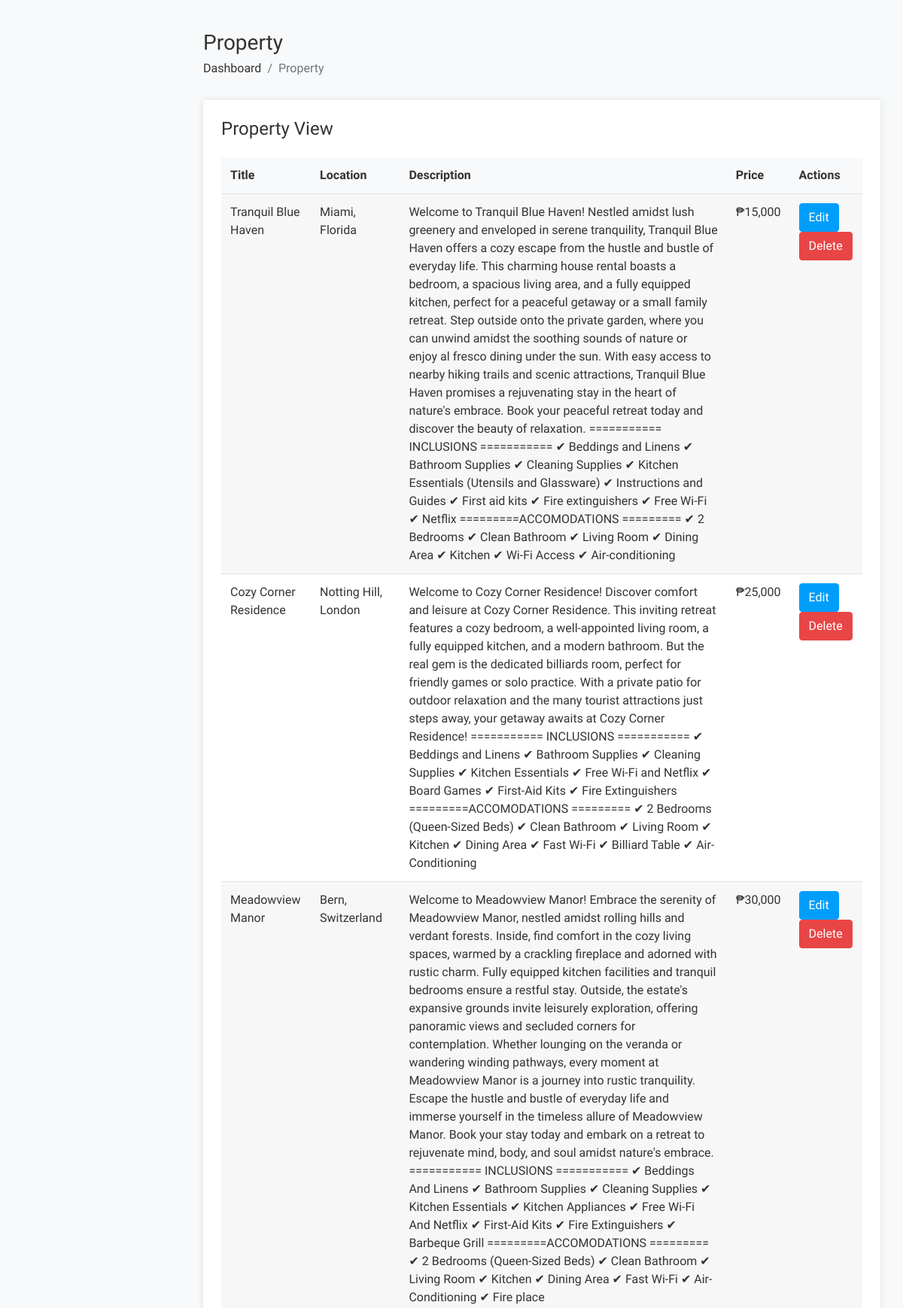
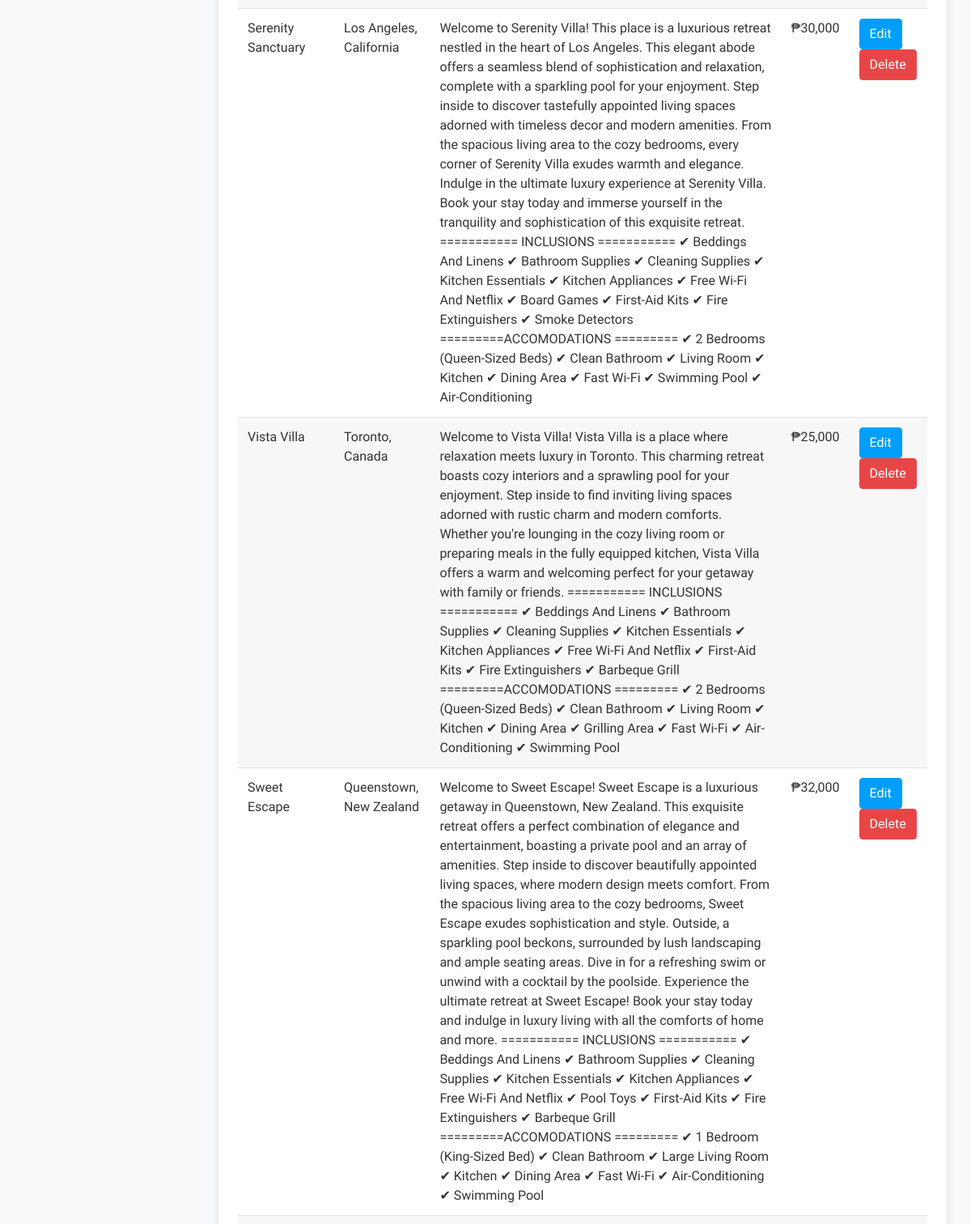
Page /admin/admin_property_view.php (upper part) on the committed database (2 pictures, top to bottom).
### tables this page shows
CREATE TABLE `property` (
  `pid` int(2) NOT NULL,
  `title` varchar(255) NOT NULL,
  `location` varchar(255) NOT NULL,
  `description` longtext NOT NULL,
  `price` decimal(10,2) NOT NULL,
  `pimage1` varchar(255) NOT NULL,
  `pimage2` varchar(255) NOT NULL,
  `pimage3` varchar(255) NOT NULL,
  `pimage4` varchar(255) NOT NULL,
  `pimage5` varchar(255) NOT NULL,
  `is_booked` int(1) NOT NULL DEFAULT 0
);

### admin/admin_property_view.php (the view, shortened to what this page needs)
<?php
require("../db_conn.php");
?>
<!DOCTYPE html>
<html lang="en">
<head>
</head>
<?php require 'admin_header.php'; ?>
    <body>
            <div class="page-wrapper">
                <div class="content container-fluid">
					<div class="page-header">
						<div class="row">
							<div class="col">
								<h3 class="page-title">Property</h3>
								<ul class="breadcrumb">
									<li class="breadcrumb-item"><a href="admin_dashboard.php">Dashboard</a></li>
									<li class="breadcrumb-item active">Property</li>
								</ul>
							</div>
						</div>
					</div>
					<div class="row">
                            <div class="col-12">
                                <div class="card">
                                    <div class="card-body">
                                        <h4 class="header-title mt-0 mb-4">Property View</h4>
                                        <table id="datatable-buttons" class="table table-striped dt-responsive nowrap">
                                            <thead>
                                                <tr>
                                                    <th>Title</th>
                                                    <th>Location</th>
                                                    <th>Description</th>
                                                    <th>Price</th>
                                                    <th>Actions</th>
                                                </tr>
                                            </thead>
                                            <tbody>
												<?php
													$query=mysqli_query($conn,"select * from property");
													while($row=mysqli_fetch_row($query))
													{
												?>
                                                <tr>
                                                    <td><?php echo $row['1']; ?></td>
                                                    <td><?php echo $row['2']; ?></td>
                                                    <td><?php echo $row['3']; ?></td>
                                                    <td><?php echo '₱' . number_format($row['4']); ?></td>
													<td><a href="admin_property_edit.php?id=<?php echo $row['0'];?>"><button class="btn btn-info">Edit</button></a>
                                                    <a href="admin_property_delete.php?id=<?php echo $row['0'];?>"><button class="btn btn-danger">Delete</button></a></td>
                                                </tr>
                                               <?php
												}
												?>
                                            </tbody>
                                        </table>
                                    </div>
                                </div>
                            </div>
                        </div>
				</div>
			</div>
    </body>
</html>

### rows in the picture
property: title "Tranquil Blue Haven", location "Miami, Florida", description "Welcome to Tranquil Blue Haven! Nestled amidst lush greenery and enveloped in serene tranquility, Tranquil Blue Haven offers a cozy escape from the hustle and bustle of everyday life. This charming house rental boasts a bedroom, a spacious living area, and a fully equipped kitchen, perfect for a peaceful getaway or a small family retreat. Step outside onto the private garden, where you can unwind amidst the soothing sounds of nature or enjoy al fresco dining under the sun. With easy access to nearby hiking trails and scenic attractions, Tranquil Blue Haven promises a rejuvenating stay in the heart of nature's embrace. Book your peaceful retreat today and discover the beauty of relaxation.…", price "15,000"
property: title "Cozy Corner Residence", location "Notting Hill, London", description "Welcome to Cozy Corner Residence! Discover comfort and leisure at Cozy Corner Residence. This inviting retreat features a cozy bedroom, a well-appointed living room, a fully equipped kitchen, and a modern bathroom. But the real gem is the dedicated billiards room, perfect for friendly games or solo practice. With a private patio for outdoor relaxation and the many tourist attractions just steps away, your getaway awaits at Cozy Corner Residence! =========== INCLUSIONS =========== ✔ Beddings and Linens ✔ Bathroom Supplies ✔ Cleaning Supplies ✔ Kitchen Essentials ✔ Free Wi-Fi and Netflix ✔ Board Games ✔ First-Aid Kits ✔ Fire Extinguishers =========ACCOMODATIONS ========= ✔ 2 Bedrooms…", price "25,000"
property: title "Meadowview Manor", location "Bern, Switzerland", description "Welcome to Meadowview Manor! Embrace the serenity of Meadowview Manor, nestled amidst rolling hills and verdant forests. Inside, find comfort in the cozy living spaces, warmed by a crackling fireplace and adorned with rustic charm. Fully equipped kitchen facilities and tranquil bedrooms ensure a restful stay. Outside, the estate's expansive grounds invite leisurely exploration, offering panoramic views and secluded corners for contemplation. Whether lounging on the veranda or wandering winding pathways, every moment at Meadowview Manor is a journey into rustic tranquility. Escape the hustle and bustle of everyday life and immerse yourself in the timeless allure of Meadowview Manor. Book…", price "30,000"
property: title "Serenity Sanctuary", location "Los Angeles, California", description "Welcome to Serenity Villa! This place is a luxurious retreat nestled in the heart of Los Angeles. This elegant abode offers a seamless blend of sophistication and relaxation, complete with a sparkling pool for your enjoyment. Step inside to discover tastefully appointed living spaces adorned with timeless decor and modern amenities. From the spacious living area to the cozy bedrooms, every corner of Serenity Villa exudes warmth and elegance. Indulge in the ultimate luxury experience at Serenity Villa. Book your stay today and immerse yourself in the tranquility and sophistication of this exquisite retreat. =========== INCLUSIONS =========== ✔ Beddings And Linens ✔ Bathroom Supplies ✔…", price "30,000"
property: title "Vista Villa", location "Toronto, Canada", description "Welcome to Vista Villa! Vista Villa is a place where relaxation meets luxury in Toronto. This charming retreat boasts cozy interiors and a sprawling pool for your enjoyment. Step inside to find inviting living spaces adorned with rustic charm and modern comforts. Whether you're lounging in the cozy living room or preparing meals in the fully equipped kitchen, Vista Villa offers a warm and welcoming perfect for your getaway with family or friends. =========== INCLUSIONS =========== ✔ Beddings And Linens ✔ Bathroom Supplies ✔ Cleaning Supplies ✔ Kitchen Essentials ✔ Kitchen Appliances ✔ Free Wi-Fi And Netflix ✔ First-Aid Kits ✔ Fire Extinguishers ✔ Barbeque Grill =========ACCOMODATIONS…", price "25,000"
property: title "Sweet Escape", location "Queenstown, New Zealand", description "Welcome to Sweet Escape! Sweet Escape is a luxurious getaway in Queenstown, New Zealand. This exquisite retreat offers a perfect combination of elegance and entertainment, boasting a private pool and an array of amenities. Step inside to discover beautifully appointed living spaces, where modern design meets comfort. From the spacious living area to the cozy bedrooms, Sweet Escape exudes sophistication and style. Outside, a sparkling pool beckons, surrounded by lush landscaping and ample seating areas. Dive in for a refreshing swim or unwind with a cocktail by the poolside. Experience the ultimate retreat at Sweet Escape! Book your stay today and indulge in luxury living with all the…", price "32,000"
